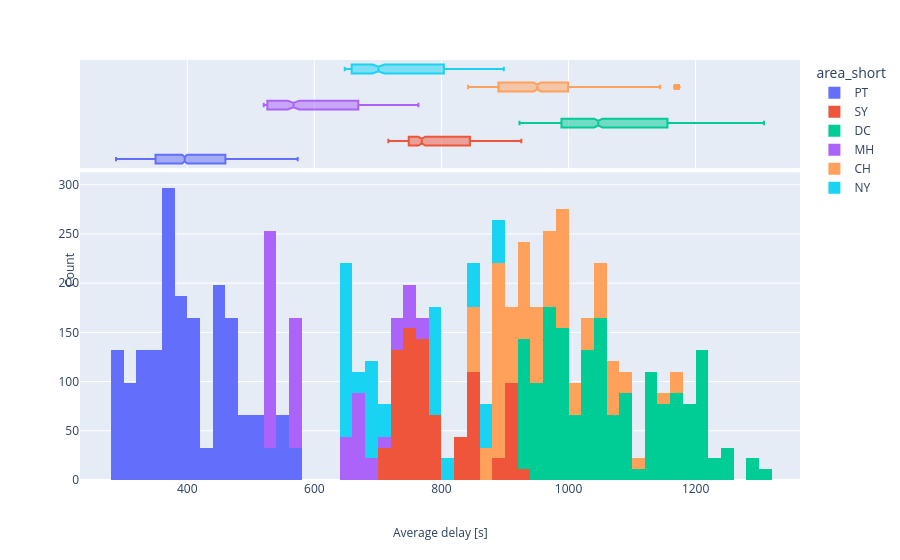

The notebook cell saved with this chart:
### Code cell
# delay_area = oc_df[['area_short', 'max_delay', 'avg_delay']]
fig = px.histogram(
    delay_area,
    x='avg_delay',
    color='area_short',
    # title='Average delay by area and maximum delay',
    marginal='box'
    )

# fig.update_layout(
#     height=800,
#     width=1400,
# )

# small figures
fig.for_each_yaxis(lambda y: y.update(title=''))  # Remove titles
fig.for_each_xaxis(lambda x: x.update(title=''))  # Remove titles

# titles
# fig.add_annotation(x=0.5, y=1.15, text="Area", xref="paper", yref="paper", showarrow=False) # facet column title
# fig.add_annotation(x=1.02, y=0.5, text="Maximum delay [s]", xref="paper", yref="paper", showarrow=False, textangle=90) # facet row title
fig.add_annotation(x=-0.03, y=0.5, text="Count", textangle=-90, xref="paper", yref="paper", showarrow=False) # y axis title
fig.add_annotation(x=0.5, y=-0.15, text="Average delay [s]", xref="paper", yref="paper", showarrow=False) #x axis title
fig.for_each_annotation(lambda a: a.update(text=a.text.split("=")[-1]))
fig.write_image(f"{IMG_PATH}/avg_delay_box.png")
fig.show()

### Figure 1 — Plotly figure (JSON) as saved in the notebook; plotly's stock layout.template omitted (floating-point values rounded to 4 significant figures; data arrays with more than 128 entries replaced by an {"elided": "..."} marker saying what was removed)
{"data": [{"bingroup": "x", "hovertemplate": "area_short=PT<br>avg_delay=%{x}<br>count=%{y}<extra></extra>", "legendgroup": "PT", "marker": {"color": "#636efa", "pattern": {"shape": ""}}, "name": "PT", "orientation": "v", "showlegend": true, "type": "histogram", "x": {"elided": "1804 float values"}, "xaxis": "x", "yaxis": "y"}, {"hovertemplate": "area_short=PT<br>avg_delay=%{x}<extra></extra>", "legendgroup": "PT", "marker": {"color": "#636efa"}, "name": "PT", "notched": true, "showlegend": false, "type": "box", "x": {"elided": "1804 float values"}, "xaxis": "x2", "yaxis": "y2"}, {"bingroup": "x", "hovertemplate": "area_short=SY<br>avg_delay=%{x}<br>count=%{y}<extra></extra>", "legendgroup": "SY", "marker": {"color": "#EF553B", "pattern": {"shape": ""}}, "name": "SY", "orientation": "v", "showlegend": true, "type": "histogram", "x": {"elided": "814 float values"}, "xaxis": "x", "yaxis": "y"}, {"hovertemplate": "area_short=SY<br>avg_delay=%{x}<extra></extra>", "legendgroup": "SY", "marker": {"color": "#EF553B"}, "name": "SY", "notched": true, "showlegend": false, "type": "box", "x": {"elided": "814 float values"}, "xaxis": "x2", "yaxis": "y2"}, {"bingroup": "x", "hovertemplate": "area_short=DC<br>avg_delay=%{x}<br>count=%{y}<extra></extra>", "legendgroup": "DC", "marker": {"color": "#00cc96", "pattern": {"shape": ""}}, "name": "DC", "orientation": "v", "showlegend": true, "type": "histogram", "x": {"elided": "1661 float values"}, "xaxis": "x", "yaxis": "y"}, {"hovertemplate": "area_short=DC<br>avg_delay=%{x}<extra></extra>", "legendgroup": "DC", "marker": {"color": "#00cc96"}, "name": "DC", "notched": true, "showlegend": false, "type": "box", "x": {"elided": "1661 float values"}, "xaxis": "x2", "yaxis": "y2"}, {"bingroup": "x", "hovertemplate": "area_short=MH<br>avg_delay=%{x}<br>count=%{y}<extra></extra>", "legendgroup": "MH", "marker": {"color": "#ab63fa", "pattern": {"shape": ""}}, "name": "MH", "orientation": "v", "showlegend": true, "type": "histogram", "x": {"elided": "616 float values"}, "xaxis": "x", "yaxis": "y"}, {"hovertemplate": "area_short=MH<br>avg_delay=%{x}<extra></extra>", "legendgroup": "MH", "marker": {"color": "#ab63fa"}, "name": "MH", "notched": true, "showlegend": false, "type": "box", "x": {"elided": "616 float values"}, "xaxis": "x2", "yaxis": "y2"}, {"bingroup": "x", "hovertemplate": "area_short=CH<br>avg_delay=%{x}<br>count=%{y}<extra></extra>", "legendgroup": "CH", "marker": {"color": "#FFA15A", "pattern": {"shape": ""}}, "name": "CH", "orientation": "v", "showlegend": true, "type": "histogram", "x": {"elided": "990 float values"}, "xaxis": "x", "yaxis": "y"}, {"hovertemplate": "area_short=CH<br>avg_delay=%{x}<extra></extra>", "legendgroup": "CH", "marker": {"color": "#FFA15A"}, "name": "CH", "notched": true, "showlegend": false, "type": "box", "x": {"elided": "990 float values"}, "xaxis": "x2", "yaxis": "y2"}, {"bingroup": "x", "hovertemplate": "area_short=NY<br>avg_delay=%{x}<br>count=%{y}<extra></extra>", "legendgroup": "NY", "marker": {"color": "#19d3f3", "pattern": {"shape": ""}}, "name": "NY", "orientation": "v", "showlegend": true, "type": "histogram", "x": {"elided": "594 float values"}, "xaxis": "x", "yaxis": "y"}, {"hovertemplate": "area_short=NY<br>avg_delay=%{x}<extra></extra>", "legendgroup": "NY", "marker": {"color": "#19d3f3"}, "name": "NY", "notched": true, "showlegend": false, "type": "box", "x": {"elided": "594 float values"}, "xaxis": "x2", "yaxis": "y2"}], "layout": {"annotations": [{"showarrow": false, "text": "Count", "textangle": -90, "x": -0.03, "xref": "paper", "y": 0.5, "yref": "paper"}, {"showarrow": false, "text": "Average delay [s]", "x": 0.5, "xref": "paper", "y": -0.15, "yref": "paper"}], "barmode": "relative", "legend": {"title": {"text": "area_short"}, "tracegroupgap": 0}, "margin": {"t": 60}, "xaxis": {"anchor": "y", "domain": [0, 1], "title": {"text": ""}}, "xaxis2": {"anchor": "y2", "domain": [0, 1], "matches": "x", "showgrid": true, "showticklabels": false, "title": {"text": ""}}, "yaxis": {"anchor": "x", "domain": [0, 0.7326], "title": {"text": ""}}, "yaxis2": {"anchor": "x2", "domain": [0.7426, 1], "matches": "y2", "showgrid": false, "showline": false, "showticklabels": false, "ticks": "", "title": {"text": ""}}}}
